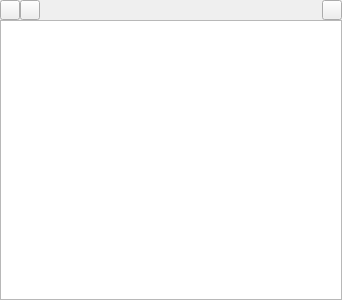
<?xml version="1.0" encoding="UTF-8"?>
<ui version="4.0">
 <class>wgNodeConnections</class>
 <widget class="QWidget" name="wgNodeConnections">
  <property name="geometry">
   <rect>
    <x>0</x>
    <y>0</y>
    <width>342</width>
    <height>300</height>
   </rect>
  </property>
  <property name="windowTitle">
   <string>Node Connections</string>
  </property>
  <layout class="QGridLayout" name="gridLayout">
   <property name="margin">
    <number>0</number>
   </property>
   <property name="spacing">
    <number>0</number>
   </property>
   <item row="0" column="0">
    <layout class="QHBoxLayout" name="hlNodeConnections">
     <property name="spacing">
      <number>0</number>
     </property>
     <item>
      <widget class="QPushButton" name="pbUp">
       <property name="minimumSize">
        <size>
         <width>20</width>
         <height>20</height>
        </size>
       </property>
       <property name="maximumSize">
        <size>
         <width>20</width>
         <height>20</height>
        </size>
       </property>
       <property name="text">
        <string/>
       </property>
      </widget>
     </item>
     <item>
      <widget class="QPushButton" name="pbDn">
       <property name="minimumSize">
        <size>
         <width>20</width>
         <height>20</height>
        </size>
       </property>
       <property name="maximumSize">
        <size>
         <width>20</width>
         <height>20</height>
        </size>
       </property>
       <property name="text">
        <string/>
       </property>
      </widget>
     </item>
     <item>
      <spacer name="horizontalSpacer">
       <property name="orientation">
        <enum>Qt::Horizontal</enum>
       </property>
       <property name="sizeHint" stdset="0">
        <size>
         <width>40</width>
         <height>20</height>
        </size>
       </property>
      </spacer>
     </item>
     <item>
      <widget class="QPushButton" name="pbDel">
       <property name="minimumSize">
        <size>
         <width>20</width>
         <height>20</height>
        </size>
       </property>
       <property name="maximumSize">
        <size>
         <width>20</width>
         <height>20</height>
        </size>
       </property>
       <property name="text">
        <string/>
       </property>
      </widget>
     </item>
    </layout>
   </item>
   <item row="1" column="0">
    <widget class="QTreeWidget" name="twNodeConnections">
     <property name="editTriggers">
      <set>QAbstractItemView::DoubleClicked|QAbstractItemView::EditKeyPressed</set>
     </property>
     <property name="selectionMode">
      <enum>QAbstractItemView::SingleSelection</enum>
     </property>
     <property name="indentation">
      <number>0</number>
     </property>
     <property name="expandsOnDoubleClick">
      <bool>false</bool>
     </property>
     <attribute name="headerVisible">
      <bool>false</bool>
     </attribute>
     <column>
      <property name="text">
       <string notr="true">1</string>
      </property>
     </column>
    </widget>
   </item>
  </layout>
 </widget>
 <resources/>
 <connections/>
</ui>
